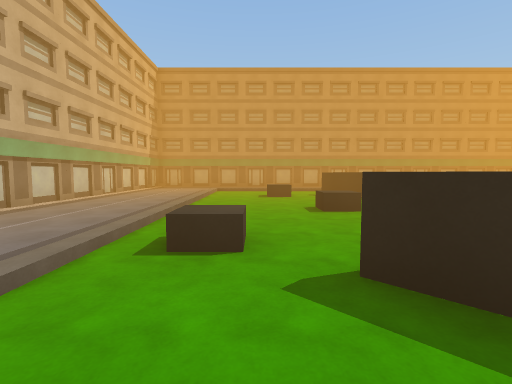
[1] (above)

16 first-person views from a walk through a 3-D level made in the Unity game engine. The camera is 1.4 m above the floor, tilts 4° down and sees 85° across. The floor is counted in squares, 1.8 m on a side. Each view is taken from the middle of a square. On the plan, view 1 faces up. The plan holds only what a view shows up to about 10 squares ahead; the rest is blank. The player is left out.

[2]
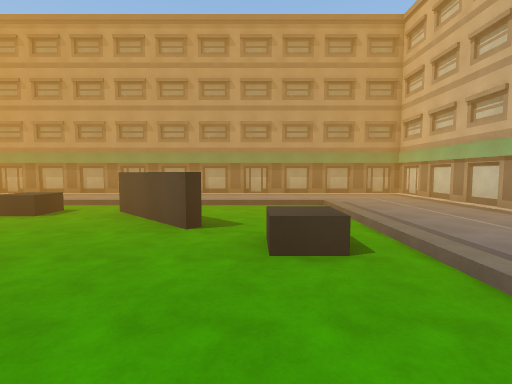

[3]
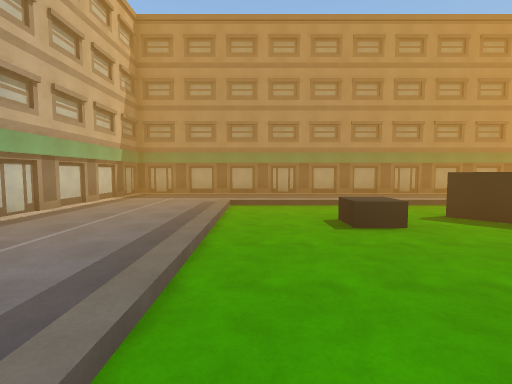

[4]
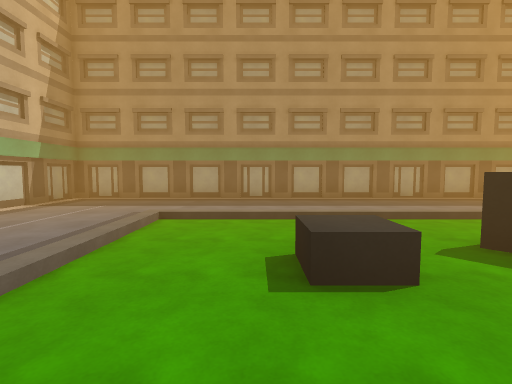

[5]
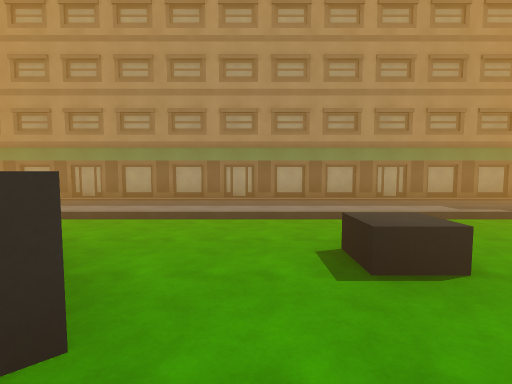

[6]
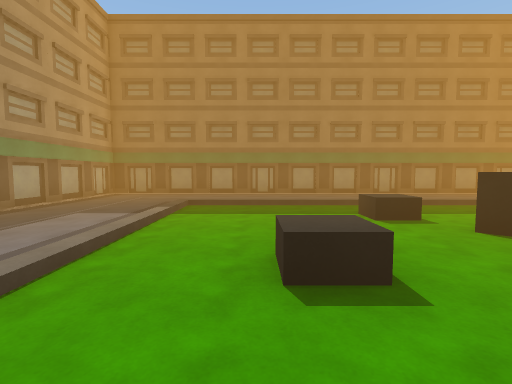

[7]
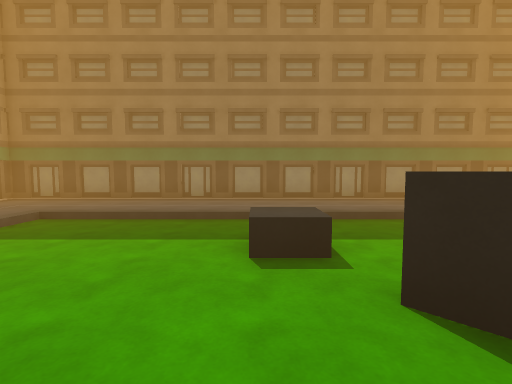

[8]
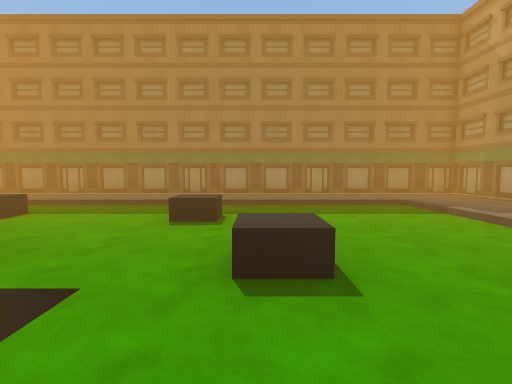

[9]
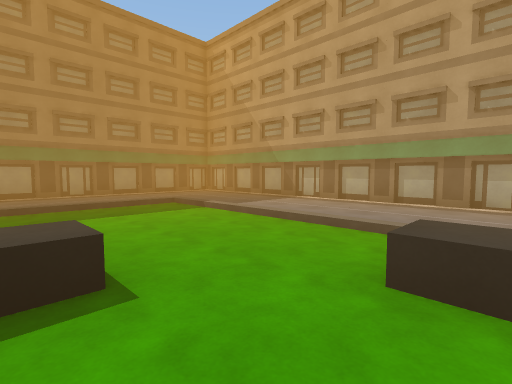

[10]
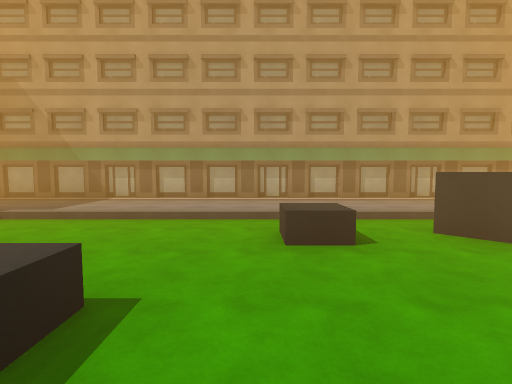

[11]
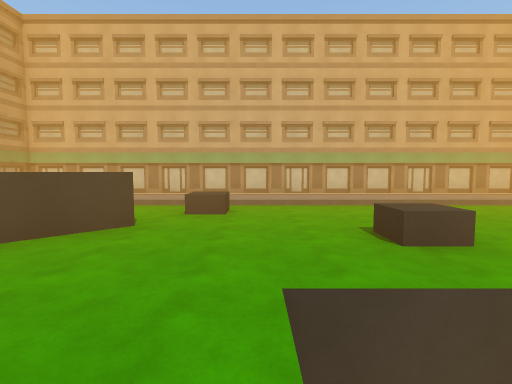

[12]
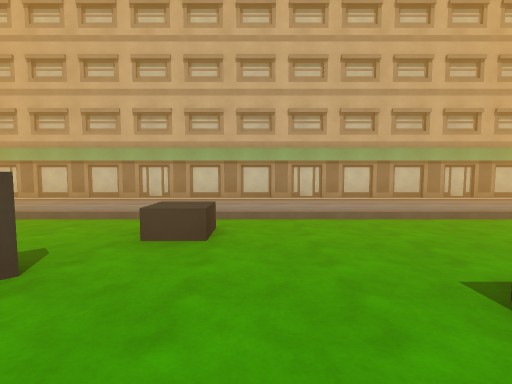

[13]
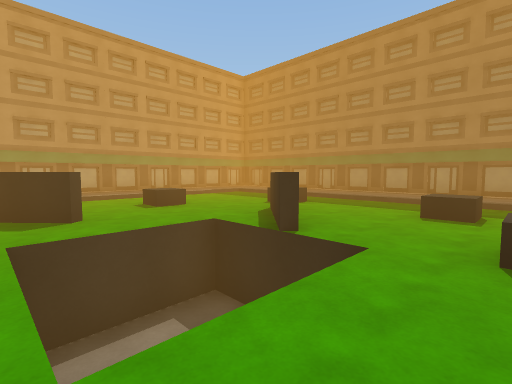

[14]
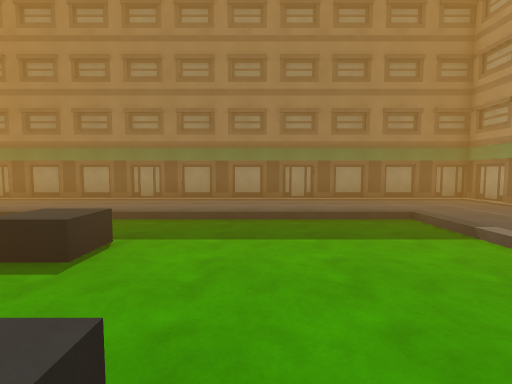

[15]
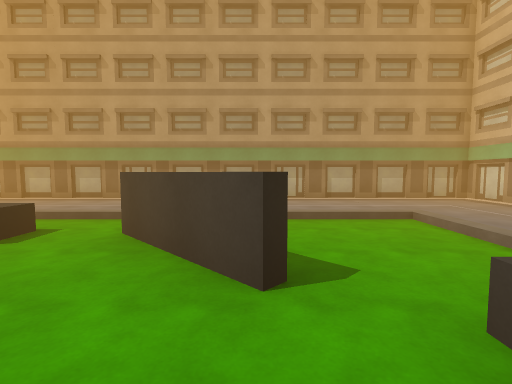

[16]
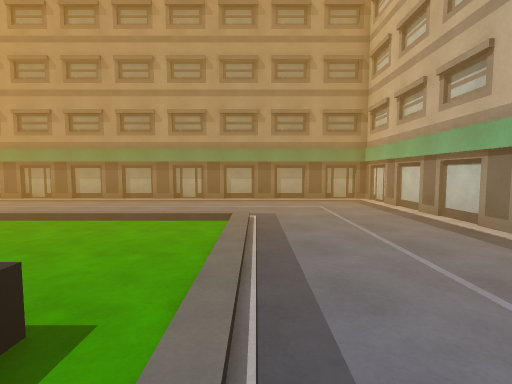

### Floor plan
Key: @ floor where view 1 was taken; # wall or solid block; . floor; / step, stairs or slope; = window, fence, low wall or low ledge; ^ raised ledge; v drop or lower ground; B building; L block.
Columns run from 6 left of view 1 to 15 right of it. Each row starts with its distance up from view 1.
 16   BBBBBBBBBBBBBBBBBB
 15 B....................B
 14 B....................B
 13 B....................B
 12 B...//////////////...B
 11 B.../............/...B
 10 B.../....=......./...B
  9 B.../..L.^#.L..../...B
  8 B.../.....#....L./...B
  7 B.../........#.../...B
  6 B.../...L.vvv^.../...B
  5 B.../.....  #..../...B
  4 B.../..........L./...B
  3 B.../L......L..../...B
  2 B.../..^........./...B
  1 B.../...^.L....../...B
  0 B.../.@..#......./...B
 -1 B...//////////////...B
 -2 B....................B
 -3 B....................B
 -4 B....................B
 -5  BBBBBBBBBBBBBBBBBBB

Where each view was taken, in squares from view 1:
view 1: 0 up, 0 right, facing up
view 2: 6 up, 0 right, facing down
view 3: 5 up, 1 left, facing up
view 4: 7 up, 0 right, facing up
view 5: 7 up, 5 right, facing up
view 6: 10 up, 4 right, facing right
view 7: 8 up, 6 right, facing right
view 8: 3 up, 4 right, facing right
view 9: 3 up, 4 right, facing down-right
view 10: 4 up, 5 right, facing down
view 11: 4 up, 5 right, facing left
view 12: 4 up, 3 right, facing left
view 13: 3 up, 3 right, facing up-right
view 14: 2 up, 6 right, facing right
view 15: 4 up, 1 right, facing down
view 16: 4 up, 2 left, facing down
